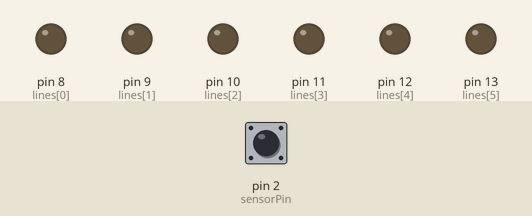
Simulated run of this sketch. Board: Arduino Uno, built with avr-gcc and run on an emulated ATmega328P. Shown: output pins drawn as LEDs (lit = HIGH). Inputs (shaded band) come from the test bench; at power-on: pin 2 (sensorPin) LOW. Pins used as bus, display or sensor lines are not drawn.

Above: at 1.2 s.
1.3 s: pin 2 (sensorPin) driven HIGH
At 1.45 s:
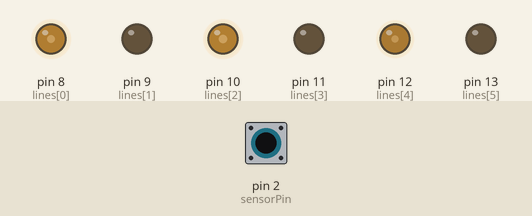
4.3 s: pin 2 (sensorPin) driven LOW
At 5.6 s:
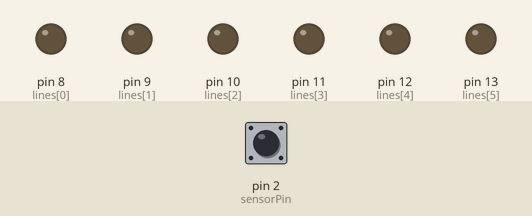
5.9 s: pin 2 (sensorPin) driven HIGH
At 6.95 s:
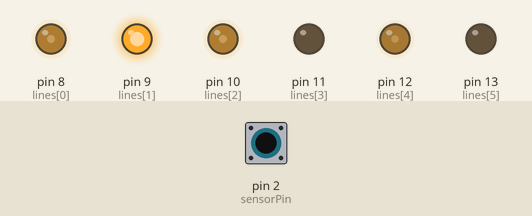
8.9 s: pin 2 (sensorPin) pulsed LOW 2 times (0.12 s each, 0.3 s apart)
Timing chart, 0 to 29.4 s (numbered marks = the images above; inputs shaded):
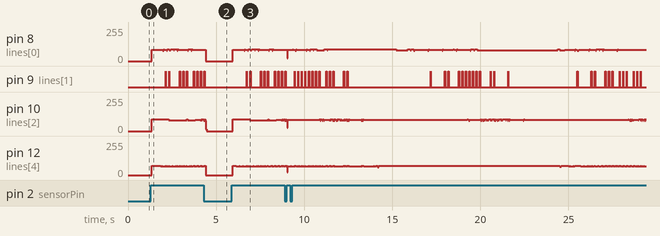

Measured:
- after the input at 4.3 s, pin 8 (lines[0]): 84/255 → 0/255 after 0.13 s; pin 9 (lines[1]): goes on until 4.4 s, then stays LOW

The sketch:

human-sensor-and-8x8-led.ino
```cpp
int sensorPin = 2;
int outputPin = 13;
int sensorValue;

/* 要設定為 LOW 的腳位 */
int cols[5] = {3,4,5,6,7};
/* 要設定為 HIGH 的腳位 */
int lines[6] = {8,9,10,11,12,13};

int byebye[5][6] = {
  {1,1,1,1,1,1},
  {1,0,1,1,0,1},
  {1,1,1,1,1,1},
  {1,0,1,1,0,1},
  {1,1,1,1,1,1}
};
int hi[5][6] = {
  {1,0,1,0,1,0},
  {1,0,1,0,1,0},
  {1,1,1,0,1,0},
  {1,0,1,0,0,0},
  {1,0,1,0,1,0}
};

int _lineLength;
int _colLength;

void setup() {
  pinMode(sensorPin,INPUT);
  _colLength = sizeof(cols)/sizeof(cols[0]);
  _lineLength = sizeof(lines)/sizeof(lines[0]);
  for(int i=0; i<_colLength; i++)
  {
    pinMode(cols[i],OUTPUT);
  }
  for(int i=0;i<_lineLength;i++)
  {
    pinMode(lines[i],OUTPUT);
    //digitalWrite(lines[i],HIGH);
  }
}

void loop() {
  sensorValue = digitalRead(sensorPin);
  if(sensorValue == HIGH)
  {
    displayHi(1);
  }else{

  }
  delay(1);
}


//顯示 "88" 訊息
//  second = 顯示滯留時間(秒)
void displayByeBye(int second)
{
  int _millisecond = second * 1000;
  int _tick = 0;
  int _delay = 1;

  while(_tick < _millisecond)
  {
    for(int i=0;i<_colLength;i++)
    {
      for(int j=0;j<_lineLength;j++)
      {
        if(byebye[i][j]==1){
          digitalWrite(cols[i],LOW);
          digitalWrite(lines[j],HIGH);
          delay(_delay);
          digitalWrite(cols[i],HIGH);
          digitalWrite(lines[j],LOW);
          _tick = (_tick + _delay);
        }
      }
    }
  }
}

//顯示 "Hi" 訊息
//  second = 顯示滯留時間(秒)
void displayHi(int second)
{
  int _millisecond = second * 1000;
  int _tick = 0;
  long _delay = 1;

  while(_tick < _millisecond)
  {
    for(int i=0;i<_colLength;i++)
    {
      for(int j=0;j<_lineLength;j++)
      {
        if(hi[i][j]==1){
          digitalWrite(cols[i],LOW);
          digitalWrite(lines[j],HIGH);
          delay(_delay);
          digitalWrite(cols[i],HIGH);
          digitalWrite(lines[j],LOW);
          _tick = (_tick + _delay);
        }
      }
    }
  }
}
```
